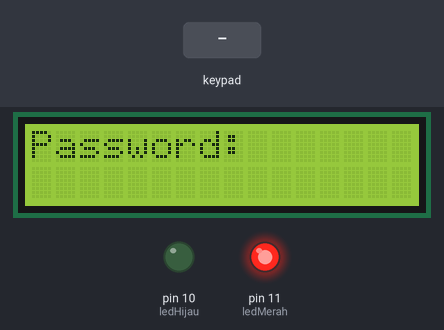
A sketch run on a simulated Arduino Uno, built with avr-gcc and run on an emulated ATmega328P. On the bench: 16×2 character LCD, output pins drawn as LEDs (lit = HIGH). The inputs (shaded band) are chosen by the test bench. What the sketch prints to the serial monitor is not drawn.

Above: at 1.2 s.
1.3 s: keypad keys 1 2 3 4 5 * pressed 0.4 s apart
At 4.0 s:
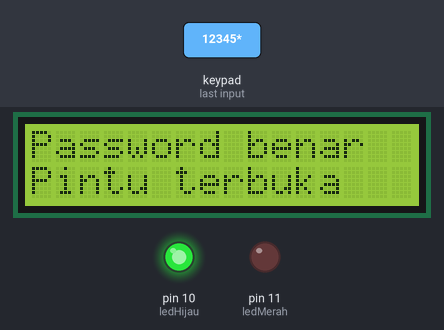
5.2 s: key '*' pressed
At 7.7 s:
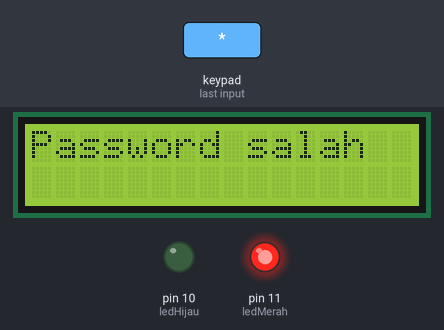
8.2 s: key '1' pressed
At 10.1 s:
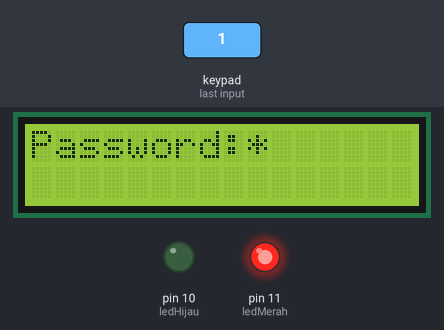
10.8 s: keypad keys 1 2 3 4 5 # pressed 0.4 s apart
At 11.01 s:
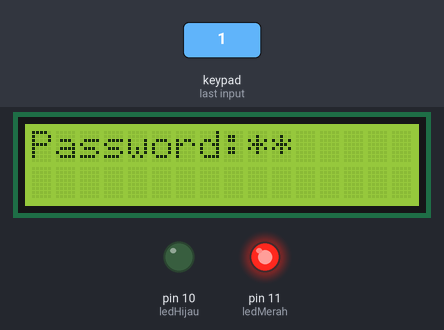
14.7 s: key '2' pressed
At 15.1 s:
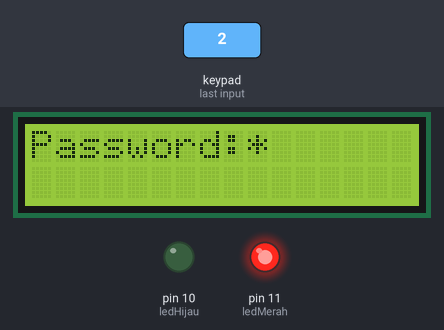
Timing chart, 0 to 17.2 s (numbered marks = the images above; inputs shaded):
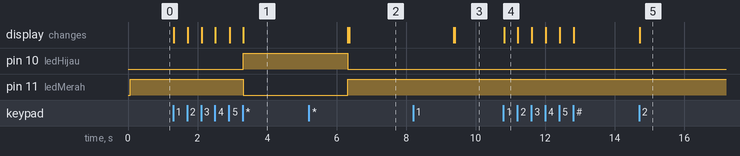

Measured:
- after the input at 1.3 s, pin 10 (ledHijau): LOW → HIGH after 2.0 s; pin 11 (ledMerah): HIGH → LOW after 2.0 s; the display: first changes at once (image 1 shows a later state)
- after the input at 5.2 s, the display: first differs from a run without the input after 1.2 s (image 2)
- after the input at 8.2 s, the display: first differs from a run without the input after 1.2 s (image 3)
- after the input at 10.8 s, the display: changes at once (image 4)
- after the input at 14.7 s, the display: changes at once (image 5)

The sketch:

kunci_pintu_dengan_arduino.ino
```cpp
#include <Password.h>         //library untuk Password
#include <Keypad.h>           //library untuk Keypad
#include <LiquidCrystal.h>    //library untuk LCD
LiquidCrystal lcd(A0, A1, A2, A3, A4, A5);  //inisialisai pin untuk LCD

//char psw[]="12345";
Password password = Password("12345");   //isi dengan password kalian sendiri

int ledHijau = 10;    //inisialisasi pin untuk led hijau
int ledMerah = 11;    //inisialisasi pin untuk led merah

const byte baris = 4;   //konstanta jumlah baris pada keypad
const byte kolom = 3;   //konstanta jumlah kolom pada keypad
char keys[baris][kolom] =   //pemetaan baris dan kolom ke karakter
{
  {'1','2','3'},
  {'4','5','6'},
  {'7','8','9'},
  {'*','0','#'}
};

byte barisPin[baris] = { 9, 8, 7, 6 };    //inisialisasi pin untuk baris keypad
byte kolomPin[kolom] = { 5, 4, 3 };       //inisialisasi pin untuk kolom keypad

//membuat objek keypad
Keypad keypad = Keypad( makeKeymap(keys), barisPin, kolomPin, baris, kolom );


void setup()
{
  Serial.begin(9600);             //mengatur baud rate ke 9600
  lcd.begin(16, 2);               //inisialisasi jumlah baris dan kolom pada LCD
  pinMode(ledHijau, OUTPUT);      //mengkonfigurasi led hijau sebagai output
  pinMode(ledMerah, OUTPUT);      //mengkonfigurasi led merah sebagai output
  digitalWrite(ledMerah, HIGH);   //kondisi awal led merah bernilai HIGH

  keypad.addEventListener(keypadEvent);

  //menulis tampilan awal pada LCD
  lcd.clear();
  lcd.setCursor(0,0);
  lcd.print("Password:");
}


void loop()
{
  char key = keypad.getKey();
  if(key)
  {
    if((key != '*')&&(key != '#'))    //jika karakter yang masuk tidak sama dengan bintang dan pagar
    {
      lcd.print("*");   //password yang di inputkan akan diganti menjadi bintang
    }

    if(key == '#')    //jika karakter yang masuk sama dengan pagar LCD akan mengapus nilai inputan yang ada di LCD
    {
      lcd.clear();
      lcd.print("Password:");
    }
  }
}


void keypadEvent(KeypadEvent eKey)
{
  switch (keypad.getState())
  {
    case PRESSED:
    Serial.println(eKey);
    delay(10);

    switch (eKey)
    {
      case '*': login(); delay(1); break;   //tombol bintang berfungsi sebagai Enter

      case '#': password.reset(); delay(1); break;    //tombol pagar berfungsi untuk menghapus nilai inputan di LCD sekaligus untuk mereset password

      default: password.append(eKey); delay(1);
    }
  }
}


void login()
{
  if (password.evaluate())
  {
    //jika password benar maka selenoid door akan bernilai LOW dan dan pintu akan terbuka
    digitalWrite(ledMerah, LOW);    //led merah mati
    digitalWrite(ledHijau, HIGH);   //led hijau menyala
    lcd.clear();
    lcd.setCursor(0,0);
    lcd.print("Password benar");    //tampilan LCD ketika password benar
    lcd.setCursor(0,1);
    lcd.print("Pintu terbuka");     //tampilan LCD ketika password benar
    delay(3000);

    //setelah 3 detik seleoid door akan bernilai HIGH dan dan pintu akan terkunci kembali
    digitalWrite(ledMerah, HIGH);   //led merah menyala
    digitalWrite(ledHijau, LOW);    //led hijau mati
    lcd.clear();
    lcd.print("Password:");
    password.reset();   //password akan di reset secara otomatis
  }
  else
  {
    //jika password salah maka selenoid door akan bernilai HIGH dan pintu akan tetap terkunci
    digitalWrite(ledMerah, HIGH);   //led merah menyala
    digitalWrite(ledHijau, LOW);    //led hijau mati
    lcd.clear();
    lcd.setCursor(0,0);
    lcd.print("Password salah");    //tampilan LCD ketika password salah
    delay(3000);

    //setelah 3 detik lcd akan di bersihkan dan password akan di reset kembali
    lcd.clear();
    lcd.print("Password:");
    password.reset();
  }
}
```
